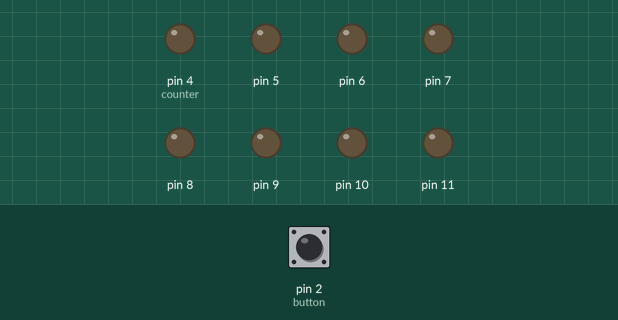
Recording of a sketch running on a simulated Arduino Uno, built with avr-gcc and run on an emulated ATmega328P. On the bench: output pins drawn as LEDs (lit = HIGH). Dashed ring = blinking. The test bench sets the inputs (shaded band); at power-on: pin 2 (button) HIGH.

Above: at 1.2 s.
1.3 s: pin 2 (button) pulsed LOW 5 times (0.12 s each, 0.3 s apart)
At 3.9 s:
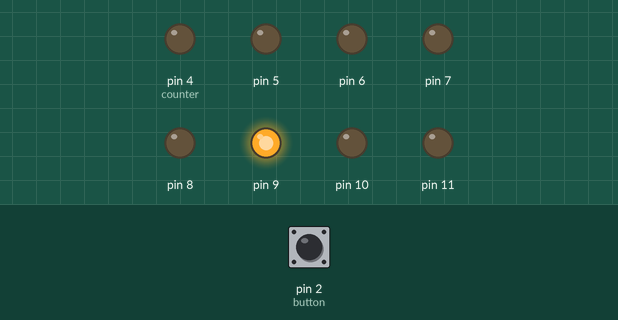
4.3 s: pin 2 (button) pulled LOW for 0.15 s
At 5.5 s:
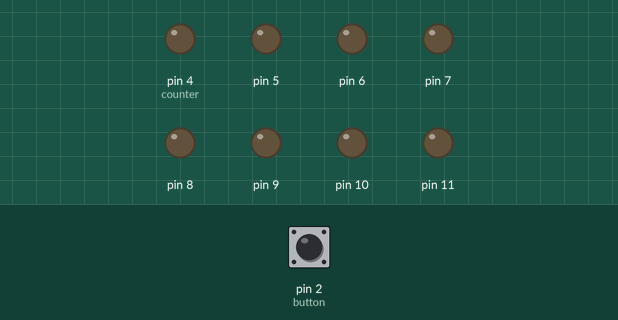
5.9 s: pin 2 (button) pulled LOW for 1 s
At 7.8 s:
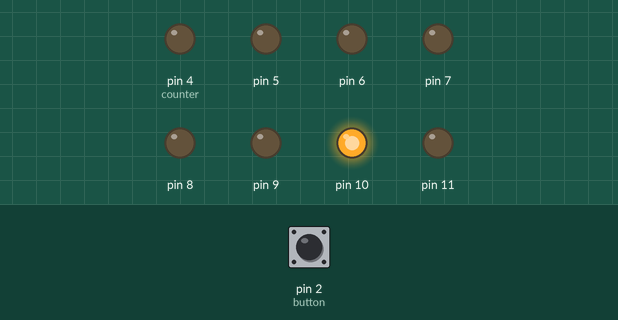
8.9 s: pin 2 (button) pulled LOW for 3.2 s
At 9.77 s:
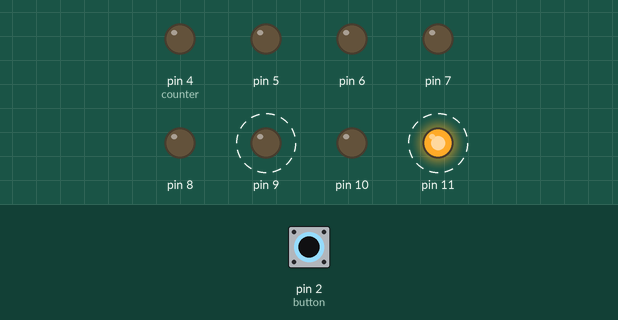
13.6 s: pin 2 (button) pulled LOW for 1 s
At 15.0 s:
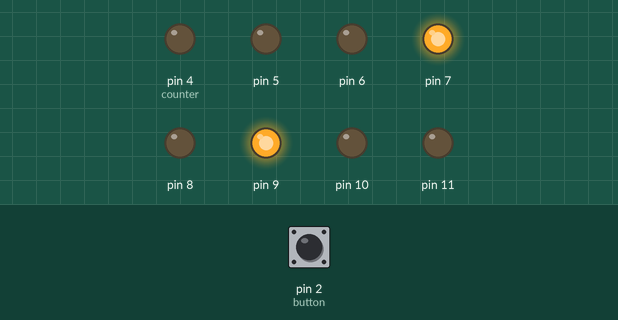
16.1 s: pin 2 (button) pulled LOW for 3.2 s
At 16.9 s:
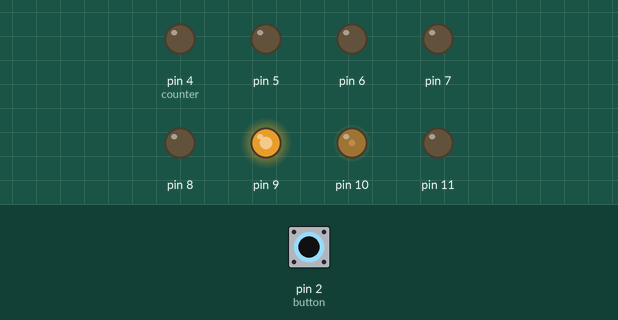
Timing chart, 0 to 20.7 s (numbered marks = the images above; inputs shaded):
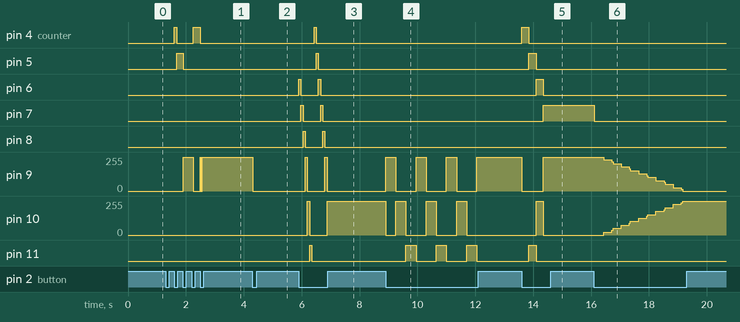

The sketch:

randomLightShit.ino
```cpp
int button = 2;
int counter = 4;
int mode = 0;
bool pause = false;

void setup() {
  pinMode(2, INPUT);
  pinMode(4, OUTPUT);
  pinMode(5, OUTPUT);
  pinMode(6, OUTPUT);
  pinMode(7, OUTPUT);
  pinMode(8, OUTPUT);
  pinMode(9, OUTPUT);
  pinMode(10, OUTPUT);
  pinMode(11, OUTPUT);
  attachInterrupt(digitalPinToInterrupt(button), blink, CHANGE);
}

void allOff() {
    digitalWrite(4, LOW);
    digitalWrite(5, LOW);
    digitalWrite(6, LOW);
    digitalWrite(7, LOW);
    digitalWrite(8, LOW);
    digitalWrite(9, LOW);
    digitalWrite(10, LOW);
    digitalWrite(11, LOW);
}

void allOn() {
    digitalWrite(4, HIGH);
    digitalWrite(5, HIGH);
    digitalWrite(6, HIGH);
    digitalWrite(7, HIGH);
    digitalWrite(8, HIGH);
    digitalWrite(9, HIGH);
    digitalWrite(10, HIGH);
    digitalWrite(11, HIGH);
}

void sweepColor() {
  allOff();
  for (int i = 0; i < 10; i++){
    for (int x = 0; x < 30; x++){
      if (pause) {
        pause = false;
        return;
      }
      digitalWrite(10, LOW);
      digitalWrite(9, HIGH);
      delay(10 - i);
      digitalWrite(10, HIGH);
      digitalWrite(9, LOW);
      delay(i);
    }
  }
   for (int i = 0; i < 10; i++){
    for (int x = 0; x < 30; x++){
      if (pause) {
        pause = false;
        return;
      }
      digitalWrite(11, LOW);
      digitalWrite(10, HIGH);
      delay(10 - i);
      digitalWrite(10, LOW);
      digitalWrite(11, HIGH);
      delay(i);
    }
  }
  for (int i = 0; i < 10; i++){
    for (int x = 0; x < 30; x++){
      if (pause) {
        pause = false;
        return;
      }
      digitalWrite(9, LOW);
      digitalWrite(11, HIGH);
      delay(10 - i);
      digitalWrite(11, LOW);
      digitalWrite(9, HIGH);
      delay(i);
    }
  }
}

void loop() {

  if (mode == 0){
    allOff();
  }

  if (mode == 1){
    allOff();
    digitalWrite(counter, HIGH);
    counter += 1;
    if (counter > 12){ counter = 4;}
    delay(75);
  }

  if (mode == 2){
    for (int i = 9; i < 12; i ++){
      if (pause) {
        pause = false;
        return;
      }
      allOff();
      digitalWrite(i, HIGH);
      delay(350);
    }
  }

  if (mode == 3){
    for (int i = 4; i < 12; i ++){
      if (pause) {
        pause = false;
        return;
      }
      allOff();
      digitalWrite(i, HIGH);
      digitalWrite((16 - i), HIGH);
      delay(250);
    }
  }

  if (mode == 4){
    sweepColor();
  }
}

//ghetto ass debouncer
void blink() {
  while (digitalRead(button) == HIGH){
    delay(250);
      if (digitalRead(button) == LOW){
        pause = true;
        mode += 1;
        if (mode > 4){mode = 0;}
        delay(50);
      }
  }
}
```

Measured:
- after the input at 1.3 s, pin 4 (counter): LOW → HIGH after 0.30 s, → LOW 0.08 s later, → HIGH 0.58 s later, → LOW 0.25 s later; pin 5: LOW → HIGH after 0.38 s, → LOW 0.22 s later; pin 9: 0/255 → 255/255 after 0.60 s, → 0/255 0.35 s later, → 255/255 0.25 s later
- after the input at 4.3 s, pin 9: 255/255 → 0/255 at once
- after the input at 5.9 s, pin 4 (counter): LOW → HIGH after 0.53 s, → LOW 0.08 s later; pin 5: LOW → HIGH after 0.60 s, → LOW 0.08 s later
- after the input at 8.9 s, pin 9: alternates 255/255 for 0.35 s and 0/255 for 0.70 s, 7 changes in all, then stays 255/255, starting at once; pin 10: 255/255 → 0/255 at once, then repeats every 1.1 s: 255/255 0.35 s, 0/255 0.70 s, until it stays 0/255 from 11.7 s
- after the input at 13.6 s, pin 4 (counter): LOW → HIGH at once, → LOW 0.25 s later; pin 5, pin 11: LOW → HIGH after 0.25 s, → LOW 0.25 s later; pin 6: LOW → HIGH after 0.50 s, → LOW 0.25 s later; pin 7: LOW → HIGH after 0.75 s; pin 9: 255/255 → 0/255 at once, → 255/255 0.75 s later
- after the input at 16.1 s, pin 7: HIGH → LOW at once; pin 9: moves from 255/255 to 0/255 over 2.7 s, starting after 0.34 s; pin 10: moves from 0/255 to 255/255 over 2.7 s, starting after 0.34 s
